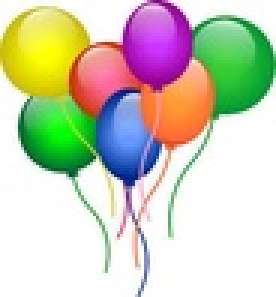
%> input picture data/demosaic/balloon.jpeg, 92 x 99 px, shrunk from 216 x 233 before the run (shown 3 times larger)
$ octave evalAlignment.m   (GNU Octave 9; MATLAB toolbox functions it lacks are replaced by stand-ins)
%> lines starting %> are read from the running program, lines starting %| are printed output that depends on the picture
### code/randomlyShiftChannels.m
function [im, gtShift] = randomlyShiftChannels(im, maxShift)
%
% RANDOMLYSHIFTCHANNELS shifts the channels with respect to one another.
%
%   [IM, GTSHIFT] = RANDOMLYSHIFTCHANNELS(IM, MAXSHIFT) randomly shifts the
%   second and third channels of IM within the MAXSHIFT range.
%


assert(size(im,3) == 3);

% Randomly sample displacements in I and J coordinates between -maxDisp:maxDisp
shiftI = randi([-maxShift(1) maxShift(1)], [1 2]);
shiftJ = randi([-maxShift(2) maxShift(2)], [1 2]);

% Replace the channels with the shifted versions
im(:,:,2) = circshift(im(:,:,2), [shiftI(1) shiftJ(1)]);
im(:,:,3) = circshift(im(:,:,3), [shiftI(2) shiftJ(2)]);

% Record the true shifts
gtShift = [shiftI'  shiftJ'];

### code/evalAlignment.m
% Evaluation code for Part 1: Color image alignment.
%
% Your goal is to implement the alignChannels() function. A correct
% implementation should have 'gt shift' + 'pred shift' = O, i.e.,
% the all zeros vector.
%
% Credits: The homework is adapted from a similar one developed by Alyosha
% Efors (UC Berkeley, previously at CMU).
%


% Path to your data directory
dataDir = fullfile('..','data','demosaic');

% List of images
imageNames = {'balloon.jpeg','cat.jpg',	'ip.jpg', ...
              'puppy.jpg','squirrel.jpg', 'candy.jpeg',...
              'house.png', 'light.png', 'sails.png', 'tree.jpeg'};
numImages = length(imageNames);

% Global variables
maxShift = [15 15]; % the shifts are checked within this range
display = true;     % if set to true then aligned images are shown

% Loop over methods and print results
fprintf('Evaluating alignment ..\n');
for i = 1:numImages,
    % Read image
    thisImage = fullfile(dataDir, imageNames{i});
    im = imread(thisImage);
%> im is the input picture: size 99x92x3 uint8; mean R, G, B 205.8, 206.5, 186
    im = im2double(im);
%> im: size 99x92x3 double

    % Randomly shift channels
    [channels, gtShift]  = randomlyShiftChannels(im, maxShift);
%> in randomlyShiftChannels, `im(:,:,2) = circshift(im(:,:,2), [shiftI(1) shiftJ(1)]);`:
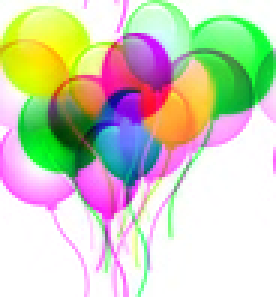
%> im: size 99x92x3 double (shown 3 times larger); mean R, G, B 0.807, 0.81, 0.73; mean of the top-left, top-right, bottom-left and bottom-right quarters 0.643, 0.678, 0.848, 0.955
%> in randomlyShiftChannels, `im(:,:,3) = circshift(im(:,:,3), [shiftI(2) shiftJ(2)]);`:
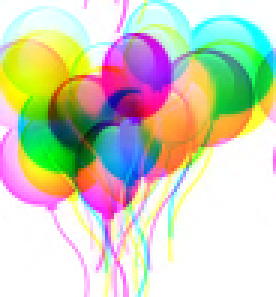
%> im: size 99x92x3 double (shown 3 times larger); mean R, G, B 0.807, 0.81, 0.73; mean of the top-left, top-right, bottom-left and bottom-right quarters 0.672, 0.693, 0.82, 0.941
%> gtShift = [11 -7; 8 0]

    % Compute alignment
    [colorIm, predShift] = alignChannels(channels, maxShift);
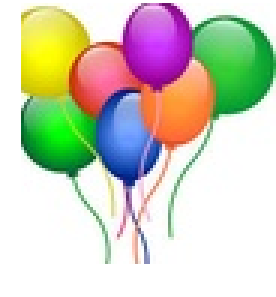
%> displayed picture: size 99x92x3, on the screen's scale of 0 to 255 (shown 3 times larger); mean R, G, B 207.2, 208, 190.1
%> predShift = [-11 7; -8 0]

    % Print results
    fprintf('%2i %s\n\t   gt shift: (%2i,%2i) (%2i,%2i)\n\t pred shift: (%2i,%2i) (%2i,%2i)\n',...
            i, imageNames{i}, gtShift(1,:), gtShift(2,:), predShift(1,:), predShift(2,:));
%|  1 balloon.jpeg
%| 	   gt shift: (11,-7) ( 8, 0)
%| 	 pred shift: (-11, 7) (-8, 0)

    % Optionally display the results
    if display
        % We will use subplot which is a way to show multiple plots/images
        % in a single figure.
        figure(); clf;
        subplot(1,2,1); imagesc(channels); axis image off;
        title('Input image');

        subplot(1,2,2); imagesc(colorIm); axis image off;
        title('Aligned image');
        pause(1); %Pause for 1 second after display
    end
end
%> pass 2 of the loop `for i = 1:numImages,`:
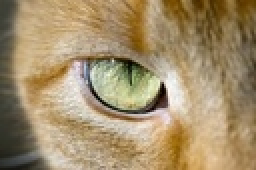
%> input picture data/demosaic/cat.jpg, 128 x 85 px, shrunk from 300 x 199 before the run (shown 2 times larger)
%> im is the input picture: size 85x128x3 uint8; mean R, G, B 163.4, 143.1, 107.6
%> in randomlyShiftChannels (call 2), `im(:,:,3) = circshift(im(:,:,3), [shiftI(2) shiftJ(2)]);`:
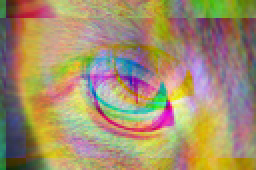
%> im: size 85x128x3 double (shown 2 times larger); mean R, G, B 0.641, 0.561, 0.422; mean of the top-left, top-right, bottom-left and bottom-right quarters 0.554, 0.475, 0.537, 0.597
%> gtShift = [9 3; -6 13]
%> `[colorIm, predShift] = alignChannels(channels, maxShift);`:
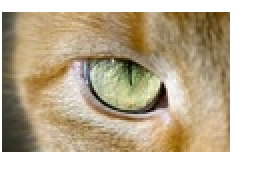
%> displayed picture: size 85x128x3, on the screen's scale of 0 to 255 (shown 2 times larger); mean R, G, B 191.8, 177.7, 152.4
%> colorIm: size 85x128x3 double
%> predShift = [-9 -3; 6 -13]
%|  2 cat.jpg
%| 	   gt shift: ( 9, 3) (-6,13)
%| 	 pred shift: (-9,-3) ( 6,-13)
%> pass 3 of the loop `for i = 1:numImages,`:
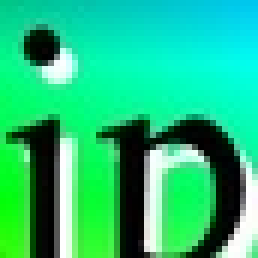
%> input picture data/demosaic/ip.jpg, 43 x 43 px, shrunk from 100 x 100 before the run (shown 6 times larger)
%> im is the input picture: size 43x43x3 uint8; mean R, G, B 35.1, 191.6, 125.5
%> in randomlyShiftChannels (call 3), `im(:,:,3) = circshift(im(:,:,3), [shiftI(2) shiftJ(2)]);`:
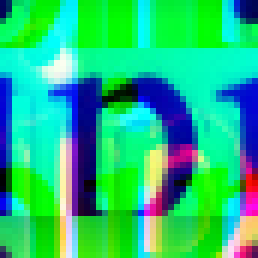
%> im: size 43x43x3 double (shown 6 times larger); mean R, G, B 0.138, 0.751, 0.492; mean of the top-left, top-right, bottom-left and bottom-right quarters 0.483, 0.455, 0.434, 0.47
%> gtShift = [-7 -8; 8 13]
%> `[colorIm, predShift] = alignChannels(channels, maxShift);`:
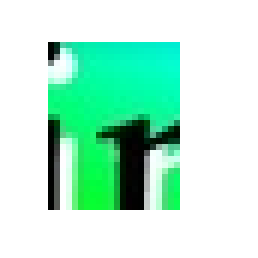
%> displayed picture: size 43x43x3, on the screen's scale of 0 to 255 (shown 6 times larger); mean R, G, B 184.1, 236.8, 212.8
%> colorIm: size 43x43x3 double
%> predShift = [7 8; -8 -13]
%|  3 ip.jpg
%| 	   gt shift: (-7,-8) ( 8,13)
%| 	 pred shift: ( 7, 8) (-8,-13)
%> (the run ends here)
